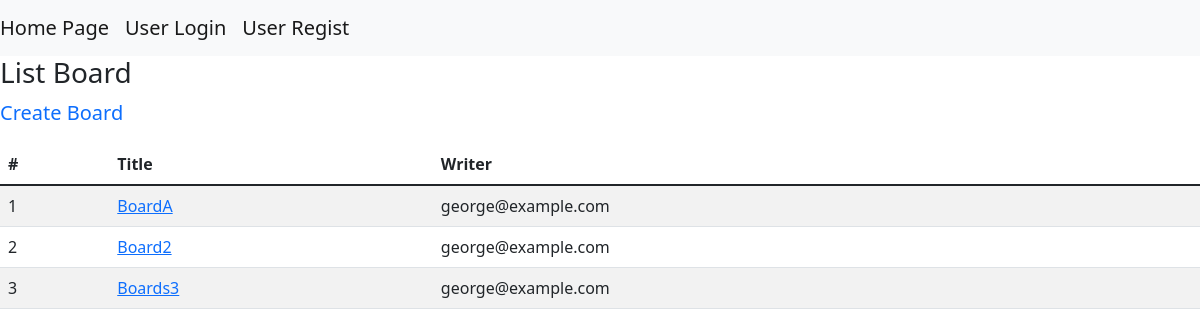
The app's page /boards/list_themes, older data.
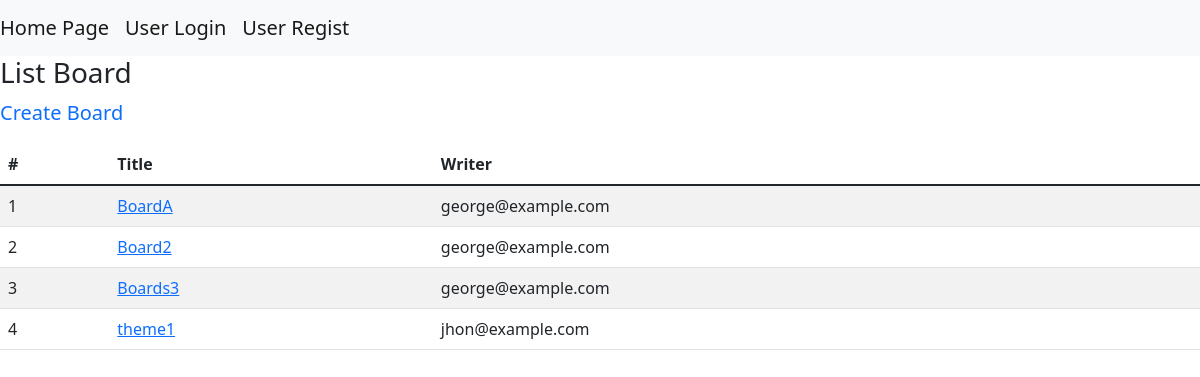
The same page, newer data.
### boards/models.py (models this page shows)
class Themes(models.Model):
    title = models.CharField(max_length=255)
    user = models.ForeignKey(
        "accounts.Users", on_delete=models.CASCADE
    )
    objects = ThemesManager()
    class Meta:
        db_table = "themes"

### accounts/models.py (models this page shows)
class Users(AbstractBaseUser, PermissionsMixin):
    username = models.CharField(max_length=255)
    age = models.PositiveIntegerField()
    email = models.EmailField(max_length=255, unique=True)
    is_active = models.BooleanField(default=False)
    is_staff = models.BooleanField(default=False)
    picture = models.FileField(null=True, upload_to='picture/')
    objects = UserManager()
    USERNAME_FIELD = "email"
    REQUIRED_FIELD = ["username"]
    class Meta:
        db_table = "users"

### boards/views.py (the view)
# urls.py: path("list_themes", views.list_themes, name="list_themes"),
def list_themes(request):
    themes = Themes.objects.fetch_all_themes()
    return render(request, "boards/list_themes.html", context={
        "themes": themes
    })

### boards/models.py (called while the page is built)
    def fetch_all_themes(self):
        return self.order_by('id').all()

### templates/boards/list_themes.html (shortened to what this page needs)
{% extends 'base.html' %}
{% block content %}
<h3>List Board</h3>
<p><a class="navbar-brand" href="{% url 'boards:create_theme' %}">Create Board</a></p>
<table class="table table-striped table-hover">
    <thead>
        <tr>
            <th>#</th>
            <th>Title</th>
            <th>Writer</th>
        </tr>
    </thead>
    <tbody>
        {% for theme in themes %}
        <tr>
            <td>{{ forloop.counter }}</td>
            <td><a href="{% url 'boards:post_comments' theme_id=theme.id %}">{{ theme.title }}</a></td>
            {% if theme.user.id == user.id %}
                <td><a href="{% url 'boards:edit_theme' id=theme.id %}">{{ theme.user }}</a></td>
            {% else %}
                <td>{{ theme.user }}</td>
            {% endif %}
        </tr>
        {% endfor %}
    </tbody>
</table>
{% endblock content %}

### templates/base.html (shortened to what this page needs)
<!DOCTYPE html>
<html lang="ja">
    <head>
        <link href="https://cdn.jsdelivr.net/npm/bootstrap@5.1.3/dist/css/bootstrap.min.css" rel="stylesheet">
    </head>
    <body>
        <nav class="navbar navbar-expand-lg navbar-light bg-light">
            <a class="navbar-brand" href="{% url 'accounts:home' %}">Home Page</a>
            {% if user.is_authenticated %}
            <a class="navbar-brand" href="{% url 'boards:list_themes' %}">List Board</a>
            <a class="navbar-brand" href="{% url 'accounts:user_logout' %}">User Logout</a>
            <a class="navbar-brand" href="{% url 'accounts:user_edit' %}">User Edit</a>
            {% else %}
                <a class="navbar-brand" href="{% url 'accounts:user_login' %}">User Login</a>
                <a class="navbar-brand" href="{% url 'accounts:regist' %}">User Regist</a>
            {% endif %}
        </nav>
            {% block content %}
            {% endblock content %}
    </body>
</html>

Row changes from the older to the newer data that the page shows:
added Themes: title "theme1", user "jhon@example.com"
